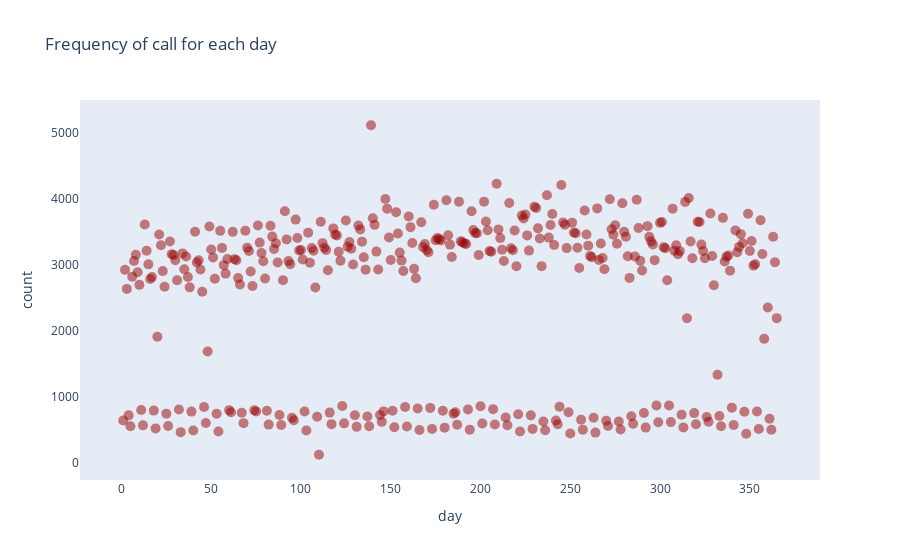

Notebook code cell kept with this figure:
### Code cell
# plot new data: number of calls for each day iin 2014 year
trace_1 = go.Scatter(x = df_count_2014.days,y=df_count_2014["count"],mode = 'markers',name = "Frequency of call for each day)",
                     marker = dict(size = 10,color="rgba(152,0,0,0.5)")
                    )
layout  = dict(title = "Frequency of call for each day",
               xaxis = dict(title = "day",showgrid=False,showline=False,zeroline=False),
               yaxis = dict(title = "count",showgrid=False,showline=False,zeroline=False)
              )

data = [trace_1]
figure = dict(data=data,layout=layout)
iplot(figure)

### Figure 1 — Plotly figure (JSON) as saved in the notebook; plotly's stock layout.template omitted (floating-point values rounded to 4 significant figures; data arrays with more than 128 entries replaced by an {"elided": "..."} marker saying what was removed)
{"data": [{"marker": {"color": "rgba(152,0,0,0.5)", "size": 10}, "mode": "markers", "name": "Frequency of call for each day)", "type": "scatter", "x": {"elided": "363 int values"}, "y": {"elided": "363 int values"}}], "layout": {"title": {"text": "Frequency of call for each day"}, "xaxis": {"showgrid": false, "showline": false, "title": {"text": "day"}, "zeroline": false}, "yaxis": {"showgrid": false, "showline": false, "title": {"text": "count"}, "zeroline": false}}}
